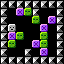

The image is a tile-based game level rendered from a .tmx file. Its description and complete source (layers, tilesets, objects, tile grids) follow:
An orthogonal 8x8 tile map with 8x8 px tiles, 1 tile layer (base).

<map version="1.5" tiledversion="1.7.0" orientation="orthogonal" renderorder="right-down" width="8" height="8" tilewidth="8" tileheight="8" infinite="0" nextlayerid="2" nextobjectid="1">
 <tileset firstgid="1" source="../../dev/editor_tiles.tsx" />
 <layer id="1" name="base" width="8" height="8">
  <data encoding="csv">
1,1,1,1,1,1,1,1,
1,0,4,3,1,0,0,1,
1,0,0,0,3,0,4,1,
1,2,0,0,0,4,0,1,
1,4,3,0,0,3,0,1,
1,3,0,0,4,3,0,1,
1,0,0,1,0,4,0,1,
1,1,1,1,1,1,1,1
</data>
 </layer>
</map>
